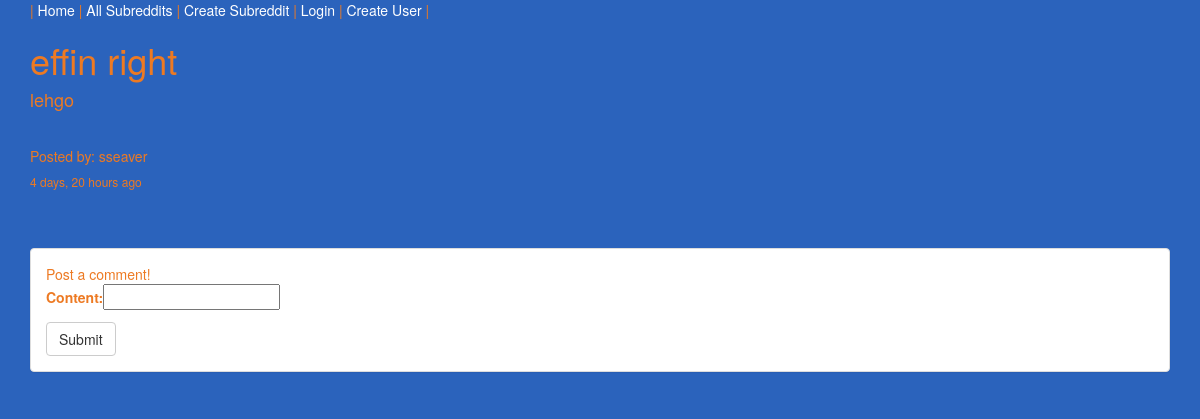
Page /post/23/ on the committed database.
### app/models.py (models this page shows, shortened)
class Post(models.Model):
    title = models.CharField(max_length=100)
    content = models.CharField(max_length=255)
    url = models.URLField(null=True, blank=True)
    creation_time = models.DateTimeField(auto_now_add=True)
    modification_time = models.DateTimeField(auto_now=True)
    relation_subreddit = models.ForeignKey(Subreddit)
    relation_user = models.ForeignKey(User)
    def is_recent(self):
        now = timezone.now()
        if self.creation_time >= now + datetime.timedelta(hours=-24):
            return True
        else:
            return False
    def is_hot(self):
        now = timezone.now()
        post_comments = Comment.objects.filter(relation_post=self)
        hot_comments = []
        for item in post_comments:
            if item.creation_time >= now + datetime.timedelta(hours=-3):
                hot_comments.append(item)
        if len(hot_comments) >= 3:
            return True
        else:
            return False
    class Meta:
        ordering = ("-creation_time",)

### app/views.py (the view, shortened to what this page needs)
# urls.py: url(r'^post/(?P<pk>\d+)/$', PostView.as_view(), name="post_view"),
class PostView(CreateView):
    model = Comment
    fields = ("content",)
    template_name = "app/post_detail.html"
    def get_context_data(self, **kwargs):
        context = super(PostView, self).get_context_data(**kwargs)
        context['post'] = Post.objects.get(id=self.kwargs["pk"])
        return context

### templates/app/post_detail.html (shortened to what this page needs)
{% extends 'base.html' %}
{% block content %}
<h1>{{ post.title }}</h1>
<h4>{{ post.content }}</h4>
<br>
<h5>Posted by: {{ post.relation_user }}</h5>
<h6>{{ post.creation_time|timesince }} ago</h6>
<p>
  <br>
  <br>
</p>
<form class="" action="" method="post">
  <div class="panel panel-default">
    <div class="panel-body">
      <p>
        Post a comment!<br>{{ form }}
      </p>
      <input class="btn btn-default" type="submit" value="Submit">
    </div>
  </div>
</form>
{% endblock %}

### templates/base.html (style rules this page uses)
body { background-color: #2b63bc; color: #ed7a23; }

### rows in the picture
Post: title "effin right", content "lehgo", relation_user "sseaver", creation_time "4 days, 20 hours"
